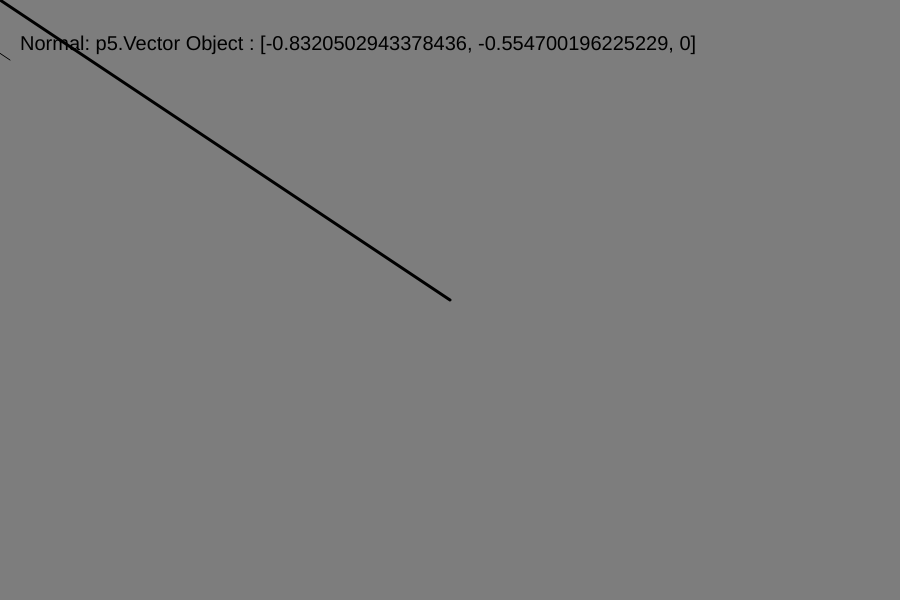
Frame 1 (no input)
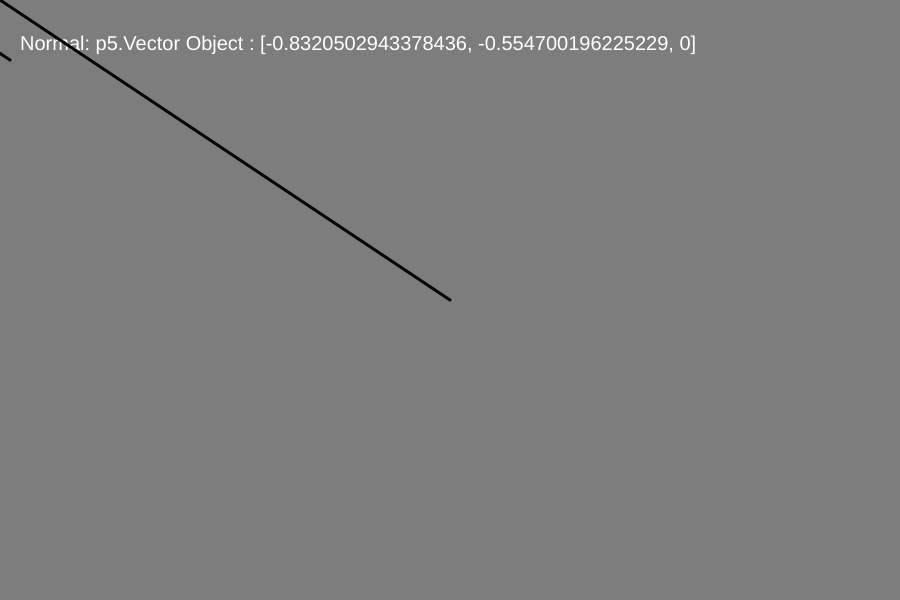
Frame 60 (no input)
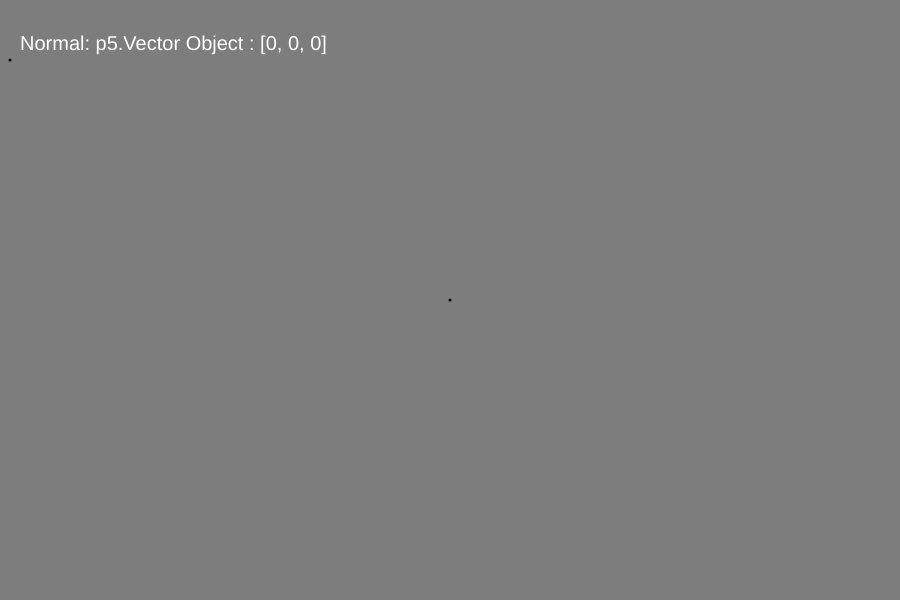
Frame 120 (the mouse pressed at the canvas centre since frame 60)

The p5.js sketch that drew these frames (run headless with seeded random() and noise() and a simulated clock; from frame 60 on, the mouse is pressed at the canvas centre):

// p5.js sketch
// ── sketch.js
function setup() {
    createCanvas(900, 600);
    background(0);
}

function draw()
{
    background(125);

    var mouse = createVector(mouseX, mouseY);
    var center = createVector(width/2, height/2);

    mouse.sub(center);

    let normal = mouse.copy();

    textSize(20);
    text("Normal: " + normal.normalize(), 20, 50);

    // We extract the direction of a vector using the p5.js .normalize() function
    normal = normal.mult(50);
    line(10, 60, 10 + normal.x, 60 + normal.y);    

    fill('white');
    console.log(typeof normal);

    // Center line
    translate(width/2, height/2);
    strokeWeight(3);

    line(0,0, mouse.x, mouse.y);
}
